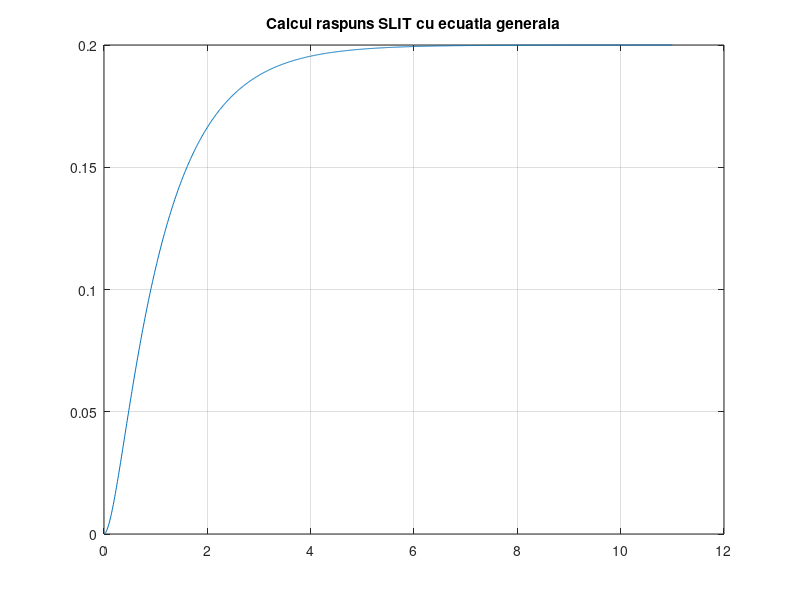

Write the MATLAB code that produced this figure.
%generam functia de transfer a sistemului continuu in timp
sys_c=tf(1,conv([1,1],[1,5]));

%generam un timp de 11 secunde cu un pas de o sutime de secunda
t=0:.01:11; 

% generam vectorul de intrare u (calculele se fac vectorial!)
u= 1;

% se determina numaratorul (num) si numitorul (den) 
% ale functiei de transfer
[num,den]=tfdata(sys_c,'v');

% se determina reprezentarea de stare
[A,B,C,D]=tf2ss(num,den);
v=[];

% se calculeaza la fiecare moment de timp vectorul C*expm(A*t)*B
for i=1:length(t)
    v(i)=C*expm(A*t(i))*B;
end

% se calculeaza integrala din produsul de convolutie dat de formula 
yy=[];
for i=1:length(t)
    s=0;
    for j=1:i
        s=s+v(j)*u;
    end
    yy(i)=s*0.01+D*u;
end

figure(2)
plot(t,yy);grid;
title('Calcul raspuns SLIT cu ecuatia generala')